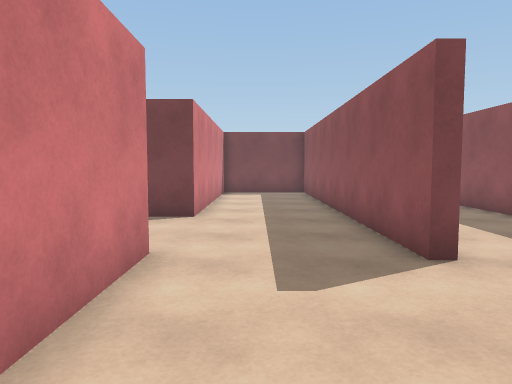
View 1 (above)

24 first-person views from a walk through a scene from a Unity 3-D project. The camera is 1.3 m above the floor, tilts 4° down and sees 70° across. Doors are open. The floor is counted in squares, 1 m on a side. Each view is taken from the middle of a square. On the plan, view 1 faces up. The plan holds only what a view shows up to about 15 squares ahead; the rest is blank. The player is left out.

View 2
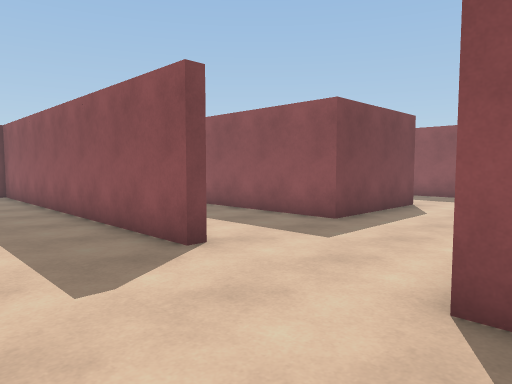

View 3
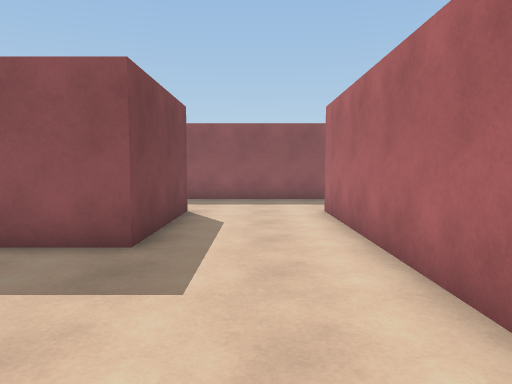

View 4
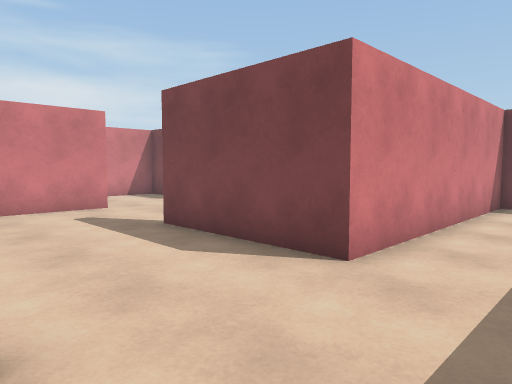

View 5
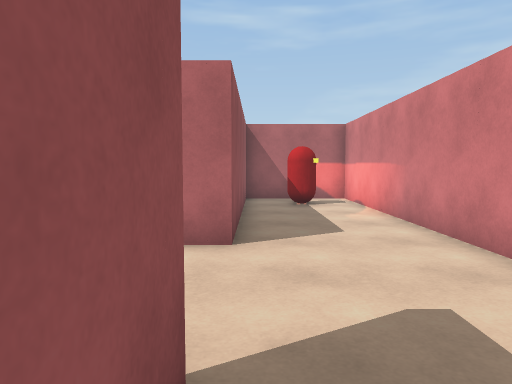

View 6
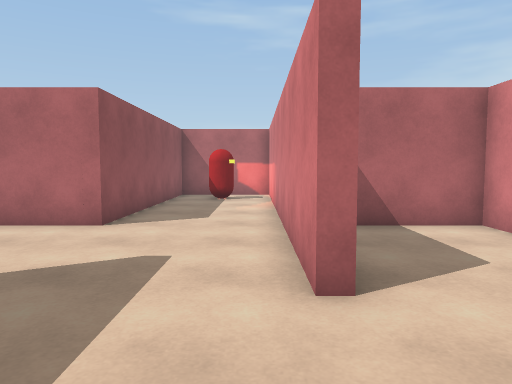

View 7
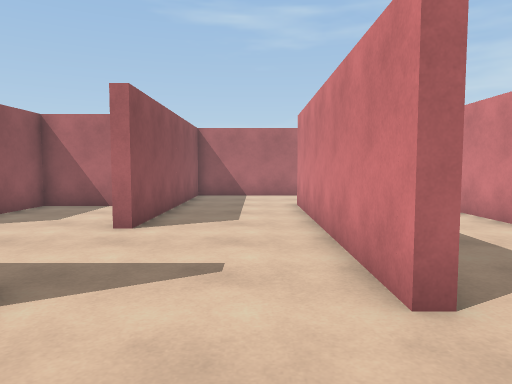

View 8
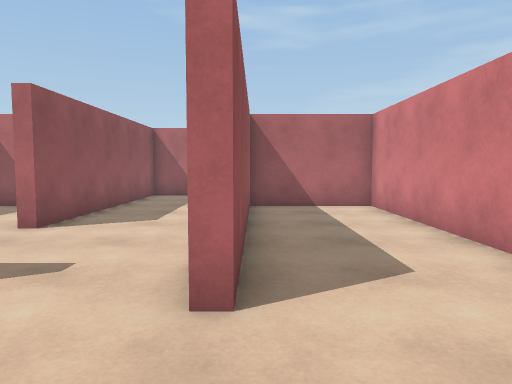

View 9
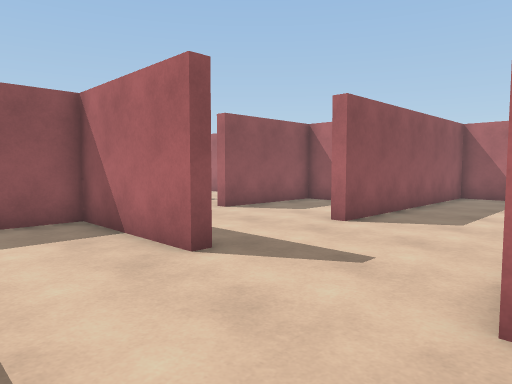

View 10
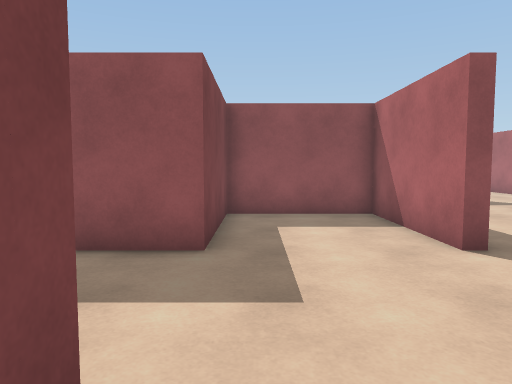

View 11
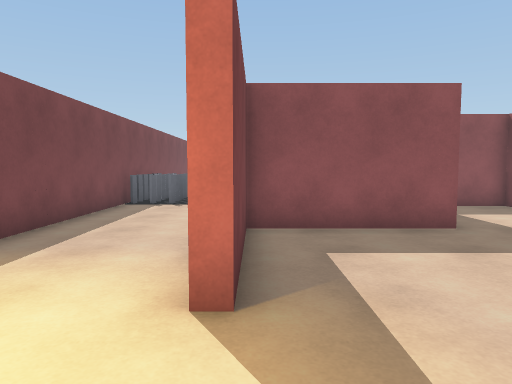

View 12
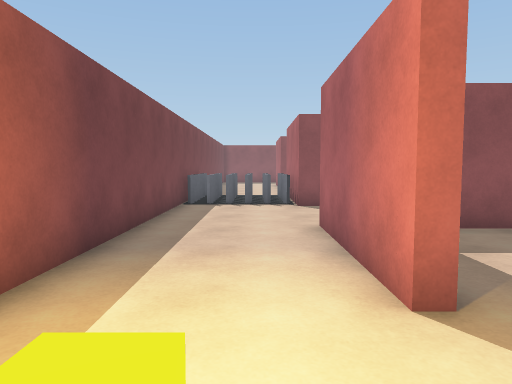

View 13
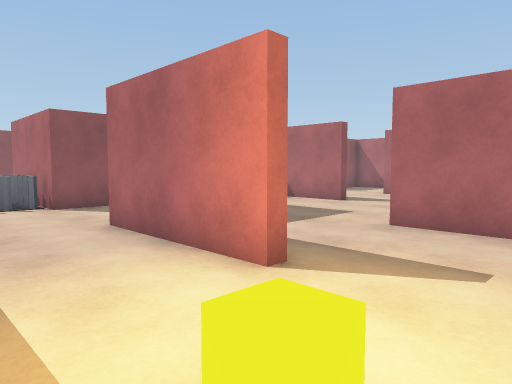

View 14
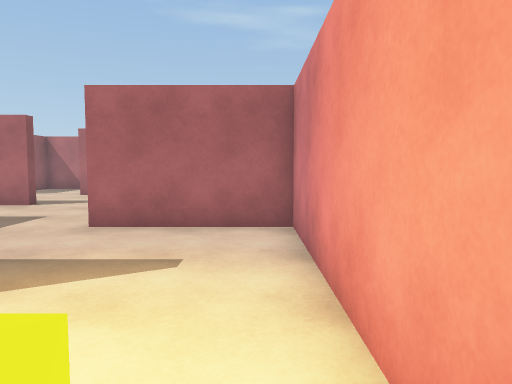

View 15
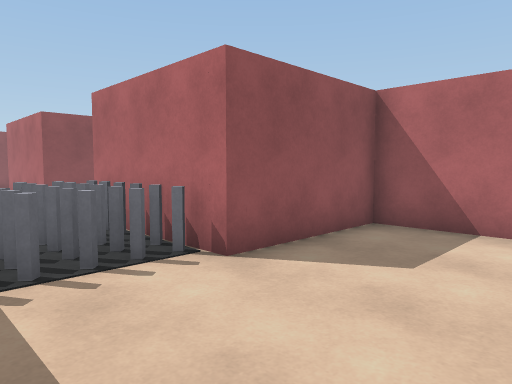

View 16
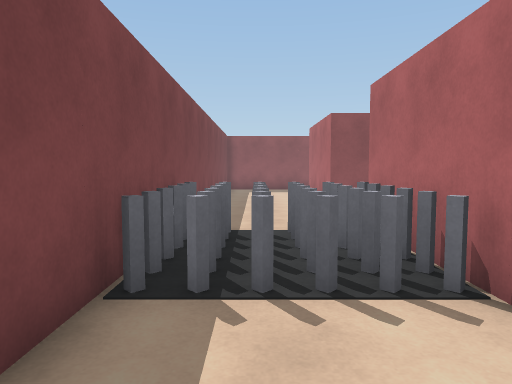

View 17
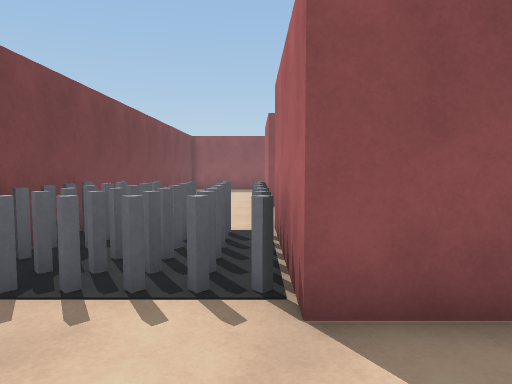

View 18
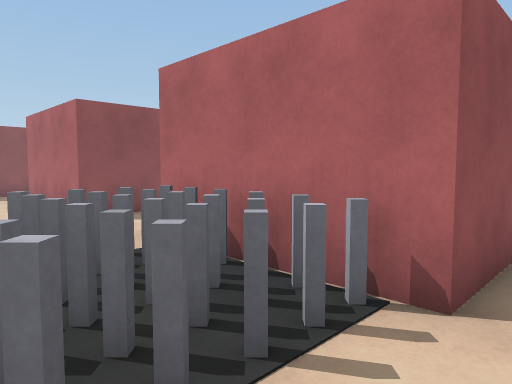

View 19
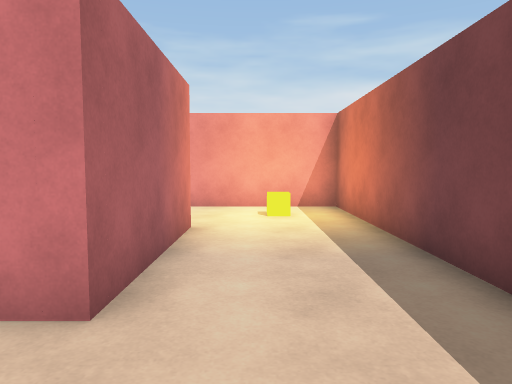

View 20
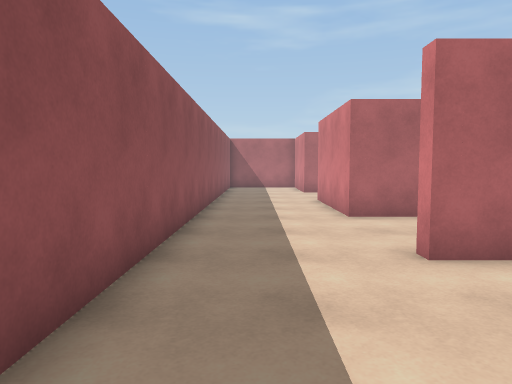

View 21
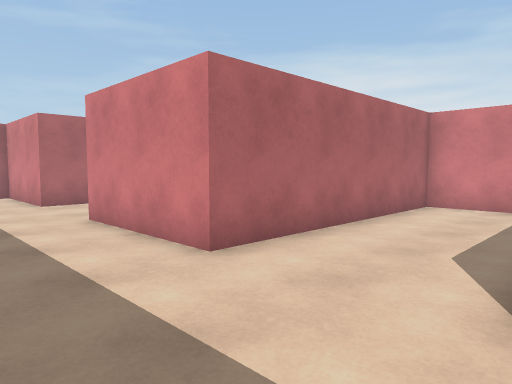

View 22
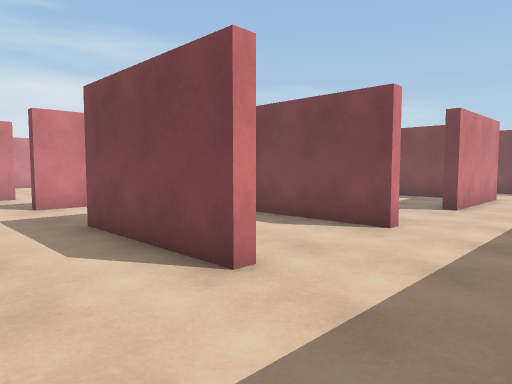

View 23
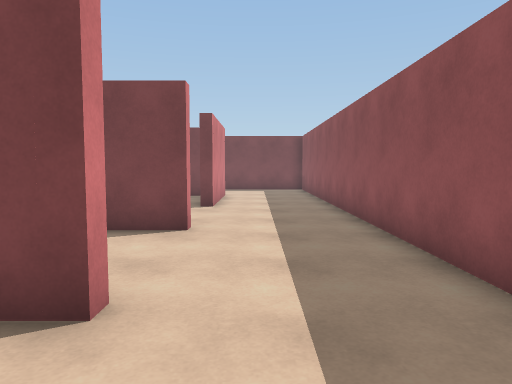

View 24
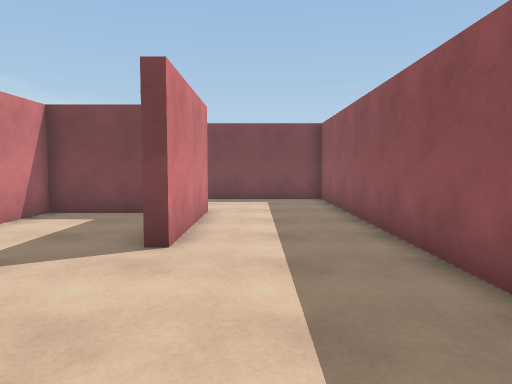

### Floor plan
Points are (right, up) in squares from view 1. A wall is a line through its corners. A room is listed if a view was taken in it or the views show most of it. See-through windows are left out.
Room 1 (views 1, 2, 3, 4, 5, 6, 7, 8, 9, 10, 11, 12, 13, 14, 15, 16, 17, 18, 19, 20, 21, 22, 23, 24)
walls: (2.8, 6.5) (2.8, 5) (2.4, 5) (2.4, 17.9); (2.8, -1.1) (2.8, -3.4) (11.6, -3.4) (11.6, -8.2); (-6, 2) (-6, 1) (-2, 1) (-2, 5.4) (-1.6, 5.4) (-1.6, -7.8) (2.5, -7.8); (2.4, -6.6) (2.4, 1) (11.6, 1) (11.6, 0.5); (11.6, 5.5) (11.6, 5) (6.8, 5) (6.8, 12.2); (-8, -3.4) (-6.4, -3.4) (-6.4, 5.4) (-6, 5.4); (-10.8, 2.1) (-10.8, 9.8) (-10.4, 9.8) (-10.4, 0.8); (-4.8, 14.2) (-2, 14.2) (-2, 18.6) (2.9, 18.6); (11.6, 9.9) (11.6, 9.4) (7.5, 9.4); (6.8, 16.2) (6.8, 18.6) (11.6, 18.6) (11.6, 13.8) (11.1, 13.8); (-1.6, 18.2) (-1.6, 9.4) (-6.4, 9.4) (-6.4, 9.8) (-2, 9.8) (-2, 13.8) (-6.4, 13.8) (-6.4, 18.2) (-10.8, 18.2) (-10.8, 18.6) (-6, 18.6) (-6, 17.8); (-10.4, 13.8) (-11, 13.8); (-14.8, 7.6) (-14.8, 1) (-10.8, 1); (9.9, 18.2) (7.2, 18.2) (7.2, 16.1); (10, -12.2) (11.6, -12.2) (11.6, -16.6) (12, -16.6); (15.6, -8.8) (15.6, 22.6) (-14.8, 22.6) (-14.8, 14.2) (-10.4, 14.2)
objects: other object (-13, 20) to (-13, 21); other object (-1, 19) to (2, 22); other object (0, -6) to (1, -5)

Positions as (right, up) in squares from view 1, and headings:
1: (0, 0), facing up
2: (-1, 0), facing up-right
3: (1, 3), facing right
4: (1, 5), facing up-left
5: (2, 7), facing down
6: (-1, 9), facing down
7: (-9, 13), facing down
8: (-11, 13), facing down
9: (-11, 13), facing down-right
10: (-12, 13), facing right
11: (-14, 18), facing right
12: (-14, 20), facing right
13: (-14, 22), facing down-right
14: (-14, 22), facing down
15: (-6, 22), facing down-right
16: (-5, 21), facing right
17: (-5, 19), facing right
18: (-3, 22), facing down-right
19: (-3, 20), facing left
20: (14, 6), facing down
21: (15, 1), facing down-left
22: (15, 2), facing up-left
23: (13, 2), facing up
24: (13, 8), facing up
